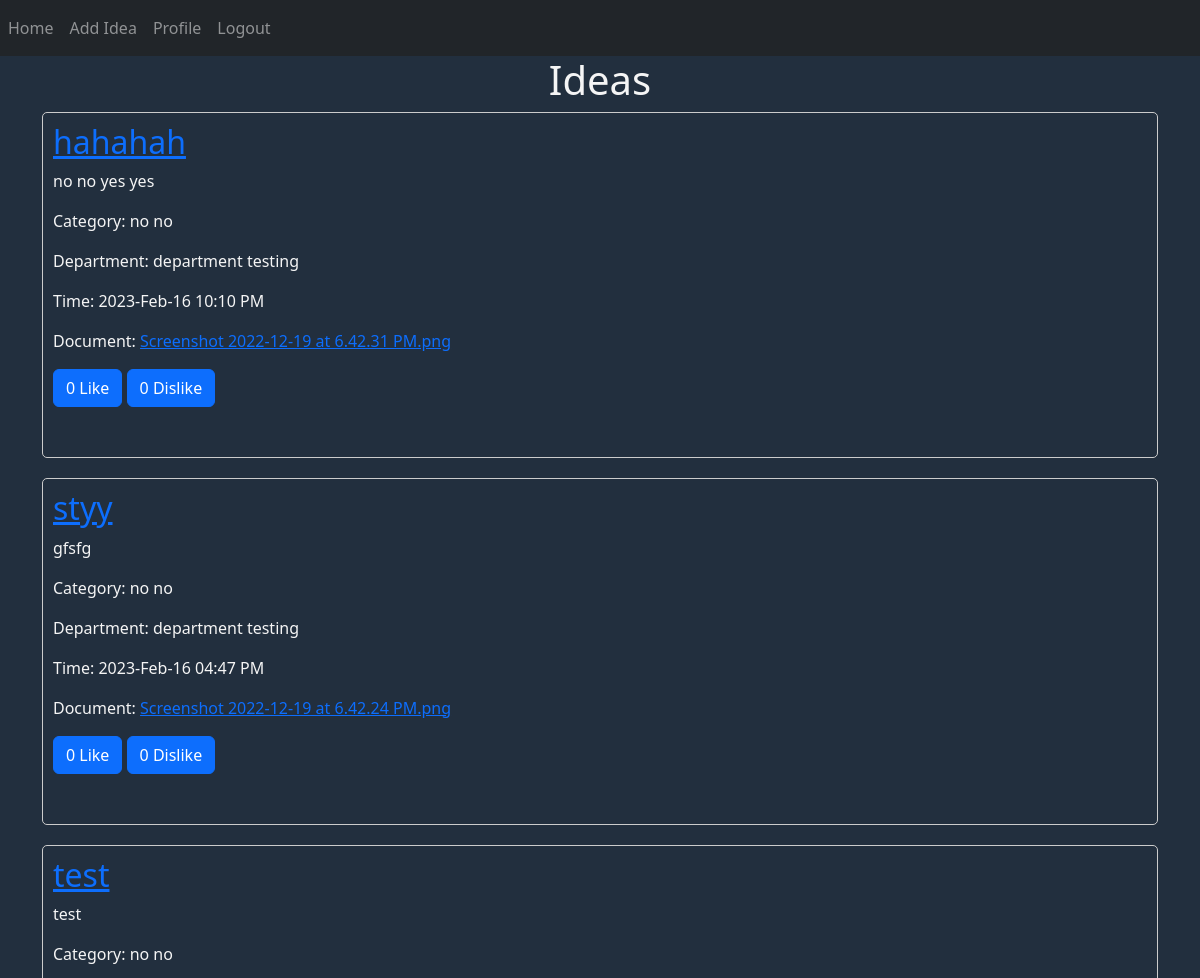
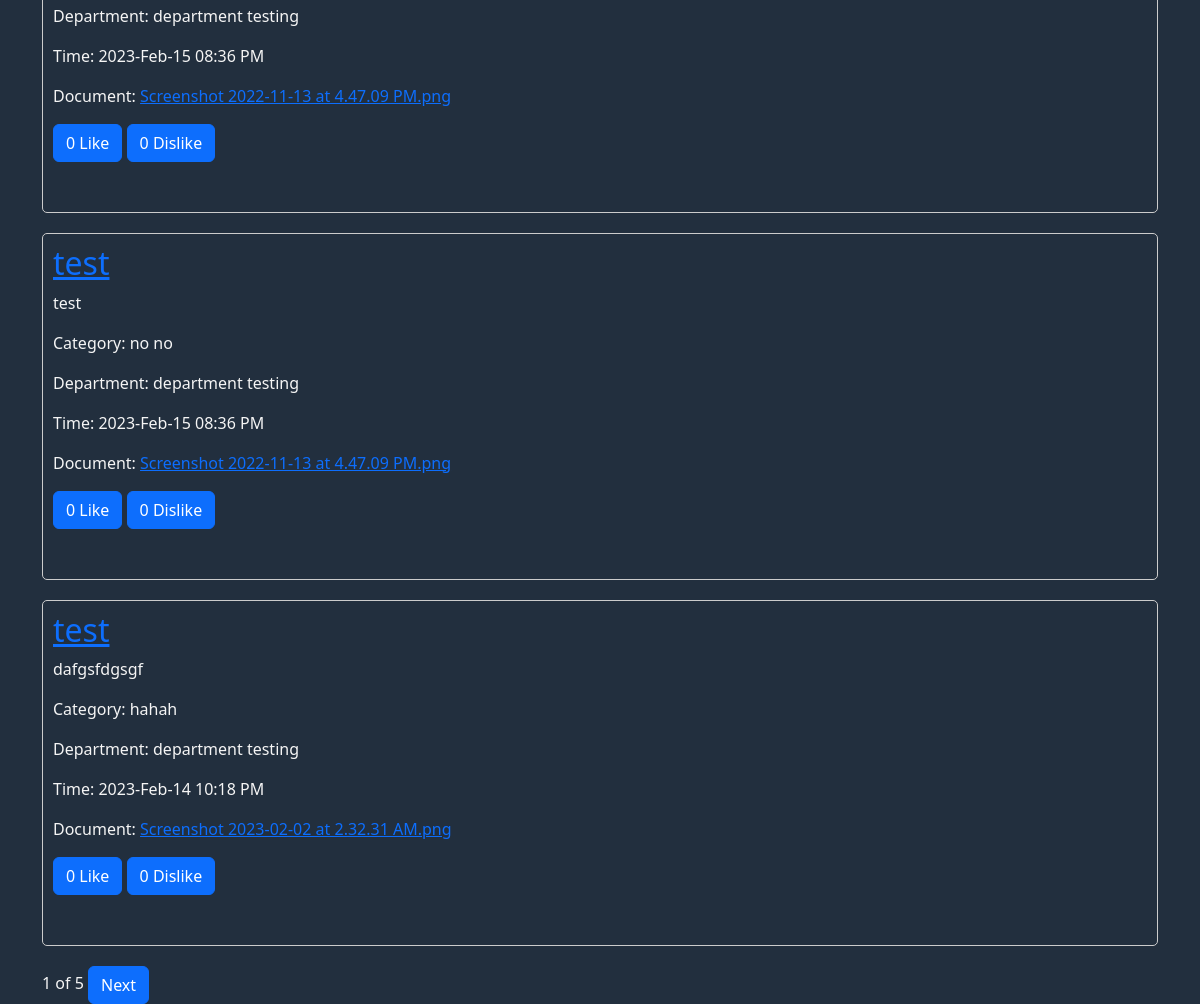
Before: / (signed in) with the older database file (2 pictures, top to bottom).
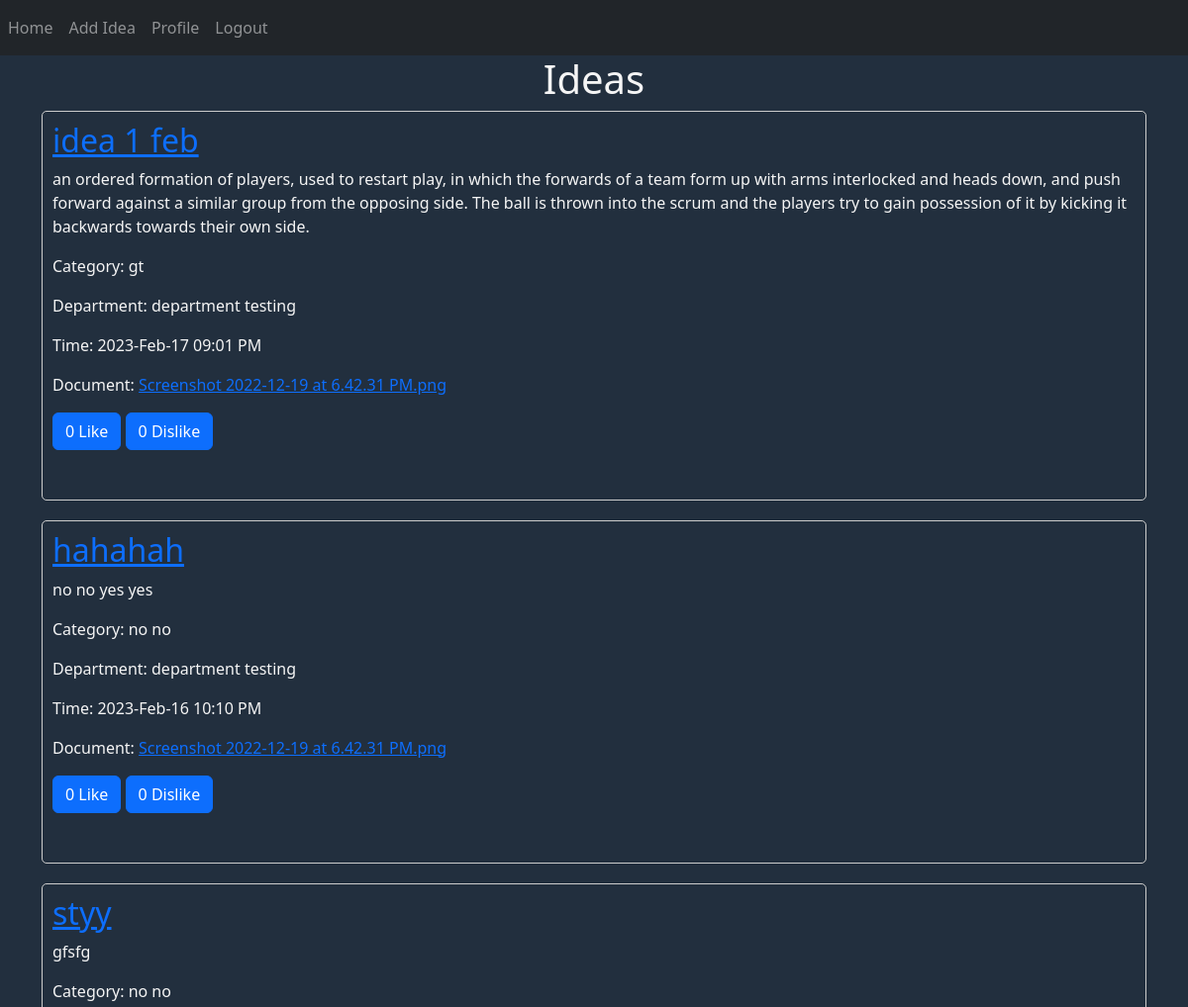
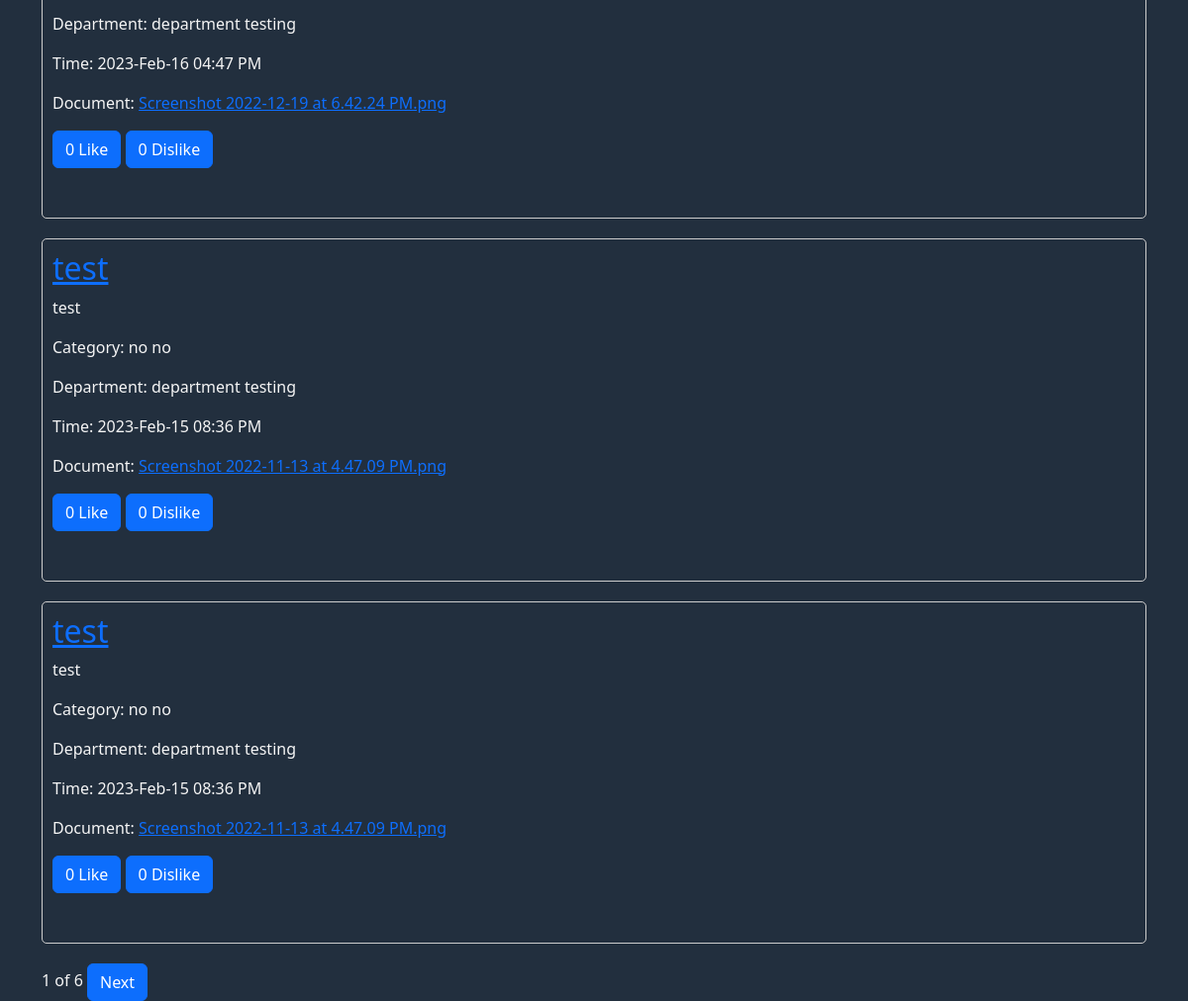
After: the same page with the newer database file (2 pictures, top to bottom).
### website/models.py (models this page shows, shortened)
class Ideas(db.Model, UserMixin):
    id = db.Column(db.Integer, primary_key=True)
    staff_id = db.Column(db.Integer, db.ForeignKey('staff.id'))
    staff = db.relationship('Staff', backref='ideas')
    title = db.Column(db.String(150))
    category = db.Column(db.Integer, db.ForeignKey('category.id'))
    time = db.Column(db.DateTime(timezone=True), default=func.now())
    description = db.Column(db.String(1000))
    document = db.Column(db.String(150), nullable=False)
    anon = db.Column(Boolean, default=False)
    like = db.Column(db.Integer)
    dislike = db.Column(db.Integer)
    view_count = db.Column(db.Integer)
    comment_count = db.Column(db.Integer)
    comment = db.relationship('Comments')
    like_dislike_count = db.relationship('Like')

class Category(db.Model, UserMixin):
    id = db.Column(db.Integer, primary_key=True)
    name = db.Column(db.String(150))

class Staff(db.Model, UserMixin):
    id = db.Column(db.Integer, primary_key=True)
    name = db.Column(db.String(150))
    department = db.Column(db.Integer, db.ForeignKey('department.id'))
    nrc = db.Column(db.String(150))
    role = db.Column(db.String(150))
    email = db.Column(db.String(150), unique=True)
    phone_no = db.Column(db.String(150), unique=True)
    address = db.Column(db.String(255))
    username = db.Column(db.String(150))
    password = db.Column(db.String(150))
    notification = db.relationship('Notifications')
    idea = db.relationship('Ideas')
    comment = db.relationship('Comments')
    like_dislike_count = db.relationship('Like')

class Department(db.Model, UserMixin):
    id = db.Column(db.Integer, primary_key=True)
    name = db.Column(db.String(150))
    staff = db.relationship('Staff')

### website/views.py (the view)
@views.route('/', methods=['GET', 'POST'])
@login_required
def home():
    page = request.args.get('page', 1, type=int)
    ideas = Ideas.query.order_by(Ideas.time.desc()).paginate(page=page, per_page=5)
    categories = Category.query.all()
    departments = Department.query.all()
    category_list = {}
    department_list = {}
    for cat in categories:
        category_list[cat.id] = cat.name
    for dep in departments:
        department_list[dep.id] = dep.name
    return render_template('staff_home.html', ideas=ideas, user=current_user,
                           categories=category_list, departments=department_list)

### website/__init__.py (called while the page is built)
def create_app():
    app = Flask(__name__)
    app.config['SECRET_KEY'] = 'hjshjhdjah kjshkjdhjs'
    app.config['SQLALCHEMY_DATABASE_URI'] = f'sqlite:///{DB_NAME}'
    db.init_app(app)
    from .views import views
    from .auth import auth
    app.register_blueprint(views, url_prefix='/')
    app.register_blueprint(auth, url_prefix='/')
    from .models import Staff, Department, Comments, Category, Notifications, Admin, Ideas, Like, Settings
    with app.app_context():
        db.create_all()
    login_manager = LoginManager()
    login_manager.login_view = 'auth.login'
    login_manager.init_app(app)
    @login_manager.user_loader
    def load_user(id):
        return Staff.query.get(int(id))
    return app

### website/templates/staff_home.html (shortened to what this page needs)
{% extends "base.html" %}
{% block content %}
<h1 align="center">Ideas</h1>
<link rel="stylesheet" href="/static/ideas.css"/>
    <form method="POST">
      {% for idea in ideas.items %}
<div class="idea-box" id="idea-{{ idea.id }}" >
  <a href="{{ url_for('auth.idea_detail', idea_id=idea.id) }}"><h2>{{ idea.title }}</h2></a>
  <p>{{ idea.description }}</p>
  <p>Category: {{ categories[idea.category] }}</p>
  <p>Department: {{ departments[idea.staff.department] }}</p>
  <p>Time: {{ idea.time.strftime('%Y-%b-%d %I:%M %p') }}</p>
  <p>Document: <a href="{{ url_for('views.home', filename=idea.document) }}">{{ idea.document }}</a></p>
  <p>
      <button type="submit" class="btn btn-primary like-button">
      {{ idea.like }} Like
  </button>
    <button type="button" class="btn btn-primary dislike-button" data-idea-id="{{ idea.id }}" id="dislike-btn-{{ idea.id }}">
      {{ idea.dislike }} Dislike
    </button>
  </p>
  <br>
</div>
{% endfor %}
    </form>
    <span class="pagination-info">{{ ideas.page }} of {{ ideas.pages }}</span>
    {% if ideas.has_next %}
    <a href="{{ url_for('views.home', page=ideas.next_num) }}" class="btn btn-primary">Next</a>
    {% endif %}
{% endblock %}

Changed rows visible on the page:
no longer on this page (row unchanged): Ideas: title "test", description "dafgsfdgsgf", category.name "hahah", {{ departments[idea.staff.department] }} "department testing", time "2023-Feb-14 10:18 PM", document "Screenshot 2023-02-02 at 2.32.31 AM.png", like "0", dislike "0"
added Ideas: title "idea 1 feb", description "an ordered formation of players, used to restart play, in which the forwards of a team form up with arms interlocked and heads down, and push forward against a similar group from the opposing side. The ball is thrown into the scrum and the players try to gain possession of it by kicking it backwards towards their own side.", category.name "gt", {{ departments[idea.staff.department] }} "department testing", time "2023-Feb-17 09:01 PM", document "Screenshot 2022-12-19 at 6.42.31 PM.png", like "0", dislike "0"
Other visible differences:
{{ ideas.pages }}: "5" → "6"
